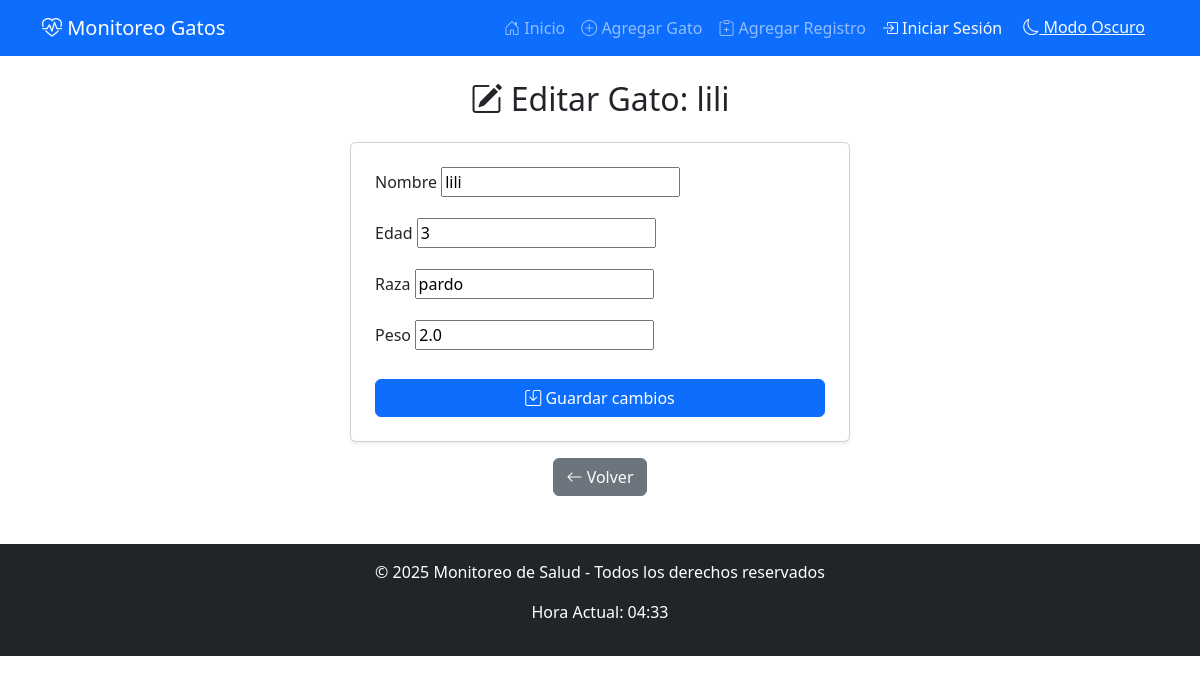
Page /editar-gato/1/ on the committed database.
### appmonitoreo/models.py (models this page shows, shortened)
class Gato(models.Model):
    nombre = models.CharField(max_length=100)
    edad = models.IntegerField()
    raza = models.CharField(max_length=50, blank=True, null=True)
    peso = models.FloatField()
    creado_en = models.DateTimeField(auto_now_add=True)

### appmonitoreo/views.py (the view)
# urls.py: path('editar-gato/<int:gato_id>/', views.editar_gato, name='editar_gato'),
def editar_gato(request, gato_id):
    gato = get_object_or_404(Gato, id=gato_id)
    if request.method == 'POST':
        form = GatoForm(request.POST, instance=gato)
        if form.is_valid():
            form.save()
            return redirect('index')
    else:
        form = GatoForm(instance=gato)
    return render(request, 'appmonitoreo/editar_gato.html', {'form': form, 'gato': gato})

### appmonitoreo/forms.py
class GatoForm(forms.ModelForm):
    class Meta:
        model = Gato
        fields = ['nombre', 'edad', 'raza', 'peso']

### appmonitoreo/templates/appmonitoreo/editar_gato.html (shortened to what this page needs)
{% extends 'appmonitoreo/base.html' %}
{% block content %}
<div class="container">
    <h2 class="mt-3 text-center"><i class="bi bi-pencil-square"></i> Editar Gato: {{ gato.nombre }}</h2>
    <div class="card p-4 shadow-sm mt-4 mx-auto" style="max-width: 500px;">
        <form method="post" class="needs-validation" novalidate>
            {% for field in form %}
                <div class="mb-3">
                    <label for="{{ field.id_for_label }}" class="form-label">{{ field.label }}</label>
                    {{ field }}
                </div>
            {% endfor %}
            <button type="submit" class="btn btn-primary w-100 mt-2">
                <i class="bi bi-save"></i> Guardar cambios
            </button>
        </form>
    </div>
    <div class="text-center mt-3">
        <a href="{% url 'index' %}" class="btn btn-secondary">
            <i class="bi bi-arrow-left"></i> Volver
        </a>
    </div>
</div>
{% endblock %}

### appmonitoreo/templates/appmonitoreo/base.html (style rules this page uses)
body { transition: background-color 0.3s ease, color 0.3s ease; }

### rows in the picture
Gato: nombre "lili", form "lili" "3" "pardo" "2.0"

### other values in the picture
{{ field.label }} "Nombre" "Edad" "Raza" "Peso"
